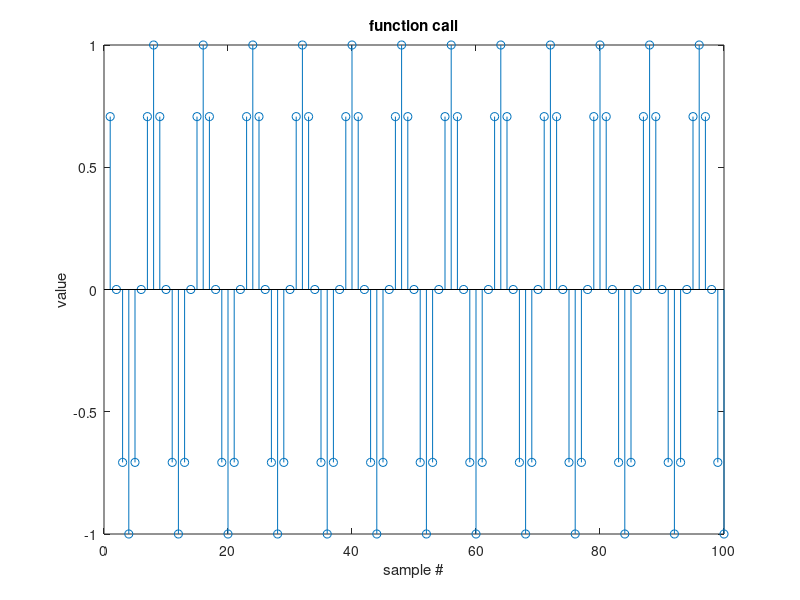
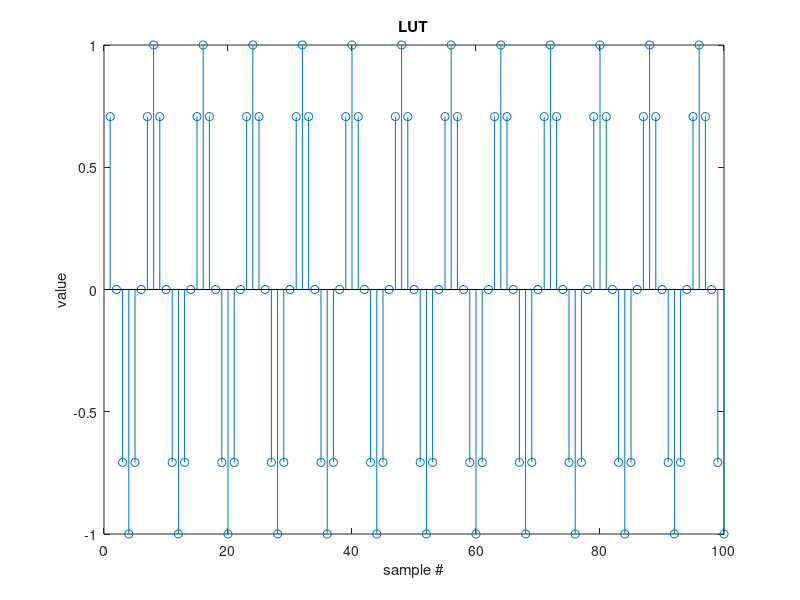
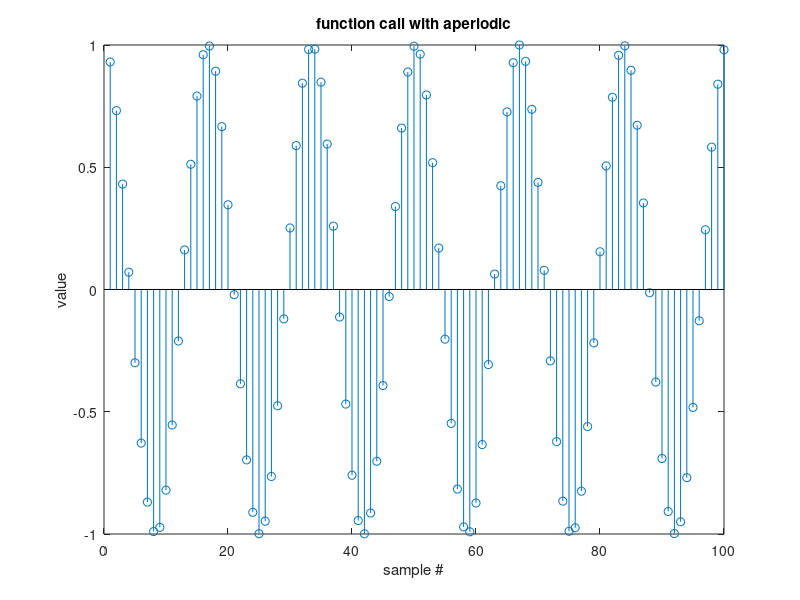

MATLAB code to generate these figures, in order:
clear all; close all;
N = 16000;
%% 1. Fill up these fields based on the instrunction.
fs = 8000;                %%% sampling freq. Hz
fDesired =  1000;         %%% desired freq. Hz
w0 = (2*pi)*(1/8) ;       %%% discrete-time freq.
N0 = 8   ;                %%% fundamental period

%% 2. Compute N samples of the cosine signals using "function call" 
y_cos = zeros(1,N);
phase = 0;
%tic;
for i=1:N
    % Define a phase increment here
    % w0 = phase increment
    phase = phase + w0;
    % Increase the phase by the increment
    if (phase >= 2*pi)
        phase = phase - 2*pi;
    end
   
    y_cos(i) = cos(phase);
    % store the corresponding cosine value
end
%toc;
figure;
stem(y_cos(1:100));
xlabel("sample #");
ylabel("value");
title("function call");

%% 3. Compute N samples of the cosine signals using "look-up table" 
y_cos = zeros(1,N);
phase = 0;
LUT = zeros(1, N0);
%tic;
%profile on -timer 'cpu'
for i=1:N0
    % Define a phase increment here
    % w0 = phase increment
    phase = phase + w0;
    % Increase the phase by the increment
    if (phase >= 2*pi)
        phase = phase - 2*pi;
    end
   
    LUT(i) = cos(phase);
    % store the corresponding cosine value
end
% Fill up the LUT, you may use the same method as the one in function call,
% but with differnt buffer size!
% For each discrete time, call a value from LUT. 
% Avoid the use of mod() operator.
idx = 0;
for i=1:N
    idx = idx + 1;
    if(idx > N0)
        idx = idx - N0;
    end   
    y_cos(i) = LUT(idx); % store the corresponding cosine value
end
%profile off
%profile viewer
%toc;
figure;
stem(y_cos(1:100));
sound(10*y_cos, fs);
xlabel("sample #");
ylabel("value");
title("LUT");


%%%%%%%%%%%%%%%%% Not Periodic Signal %%%%%%%%%%%%%
fs = 8000 ;                  %%% sampling freq. Hz
fDesired =  3000/(2*pi) ;    %%% desired freq. Hz
w0 = (2*pi)*(fDesired/fs);  %%% discrete-time freq.
%%% fundamental period... does not exist
y_cos = zeros(1,N);
phase = 0;
for i=1:N
    % Define a phase increment here
    % w0 = phase increment
    phase = phase + w0;
    % Increase the phase by the increment
    if (phase >= 2*pi)
        phase = phase - 2*pi;
    end
    y_cos(i) = cos(phase);
    % store the corresponding cosine value
end
figure;
stem(y_cos(1:100));
xlabel("sample #");
ylabel("value");
title("function call with aperiodic");




